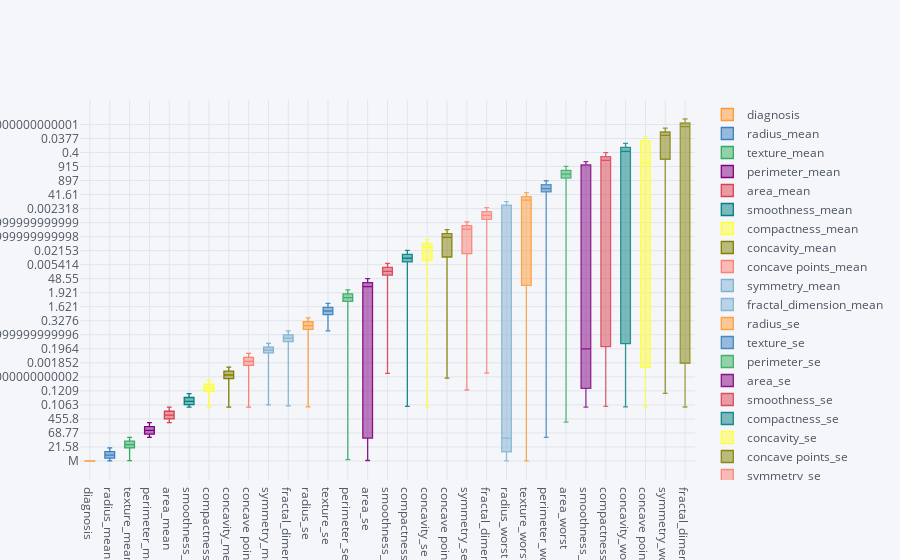

The cell this chart's notebook holds for it:
### Code cell
#Fitting K-SVM
from sklearn.svm import SVC
import pandas as pd
import matplotlib.pyplot as plt
%matplotlib inline
import cufflinks as cf
from plotly.offline import download_plotlyjs, init_notebook_mode, plot,iplot
y=df['diagnosis']
X=df[['radius_mean', 'texture_mean', 'perimeter_mean',
       'area_mean', 'smoothness_mean', 'compactness_mean', 'concavity_mean',
       'concave points_mean', 'symmetry_mean', 'fractal_dimension_mean',
       'radius_se', 'texture_se', 'perimeter_se', 'area_se', 'smoothness_se',
       'compactness_se', 'concavity_se', 'concave points_se', 'symmetry_se',
       'fractal_dimension_se', 'radius_worst', 'texture_worst',
       'perimeter_worst', 'area_worst', 'smoothness_worst',
       'compactness_worst', 'concavity_worst', 'concave points_worst',
       'symmetry_worst', 'fractal_dimension_worst']]
cf.go_offline()
df = pd.read_csv('cancer.csv')
df.replace('?', 99, inplace=True)
df.drop(['id'], 1, inplace=True)
df.head()
df.iplot(kind='box')
classifier = SVC(kernel = 'rbf', random_state = 0)
classifier.fit(X_train, y_train)
accuracy=classifier.score(X_test,y_test)
print(accuracy)
#96.5 Acuracy

### Figure 1 — Plotly figure (JSON) as saved in the notebook; plotly's stock layout.template omitted (floating-point values rounded to 4 significant figures; data arrays with more than 128 entries replaced by an {"elided": "..."} marker saying what was removed)
{"data": [{"boxpoints": false, "line": {"width": 1.3}, "marker": {"color": "rgba(255, 153, 51, 1.0)"}, "name": "diagnosis", "orientation": "v", "type": "box", "uid": "1e9e0160-c3a7-45ca-8a91-36d6a4c05108", "y": {"elided": "569 str values"}}, {"boxpoints": false, "line": {"width": 1.3}, "marker": {"color": "rgba(55, 128, 191, 1.0)"}, "name": "radius_mean", "orientation": "v", "type": "box", "uid": "daadaa6d-ec65-4009-b9b2-03ce8405d267", "y": {"elided": "569 float values"}}, {"boxpoints": false, "line": {"width": 1.3}, "marker": {"color": "rgba(50, 171, 96, 1.0)"}, "name": "texture_mean", "orientation": "v", "type": "box", "uid": "0190b21b-2a7b-41fb-87cc-8999ae10c6bd", "y": {"elided": "569 float values"}}, {"boxpoints": false, "line": {"width": 1.3}, "marker": {"color": "rgba(128, 0, 128, 1.0)"}, "name": "perimeter_mean", "orientation": "v", "type": "box", "uid": "043d7156-c42d-456b-841e-06642f1d9155", "y": {"elided": "569 float values"}}, {"boxpoints": false, "line": {"width": 1.3}, "marker": {"color": "rgba(219, 64, 82, 1.0)"}, "name": "area_mean", "orientation": "v", "type": "box", "uid": "a223aa64-519c-4e22-8888-04801cc30bf8", "y": {"elided": "569 float values"}}, {"boxpoints": false, "line": {"width": 1.3}, "marker": {"color": "rgba(0, 128, 128, 1.0)"}, "name": "smoothness_mean", "orientation": "v", "type": "box", "uid": "08bbc049-10b9-4449-a7cf-79290baa6e94", "y": {"elided": "569 float values"}}, {"boxpoints": false, "line": {"width": 1.3}, "marker": {"color": "rgba(255, 255, 51, 1.0)"}, "name": "compactness_mean", "orientation": "v", "type": "box", "uid": "fb081684-a96c-44d7-a8b5-32c4beae591f", "y": {"elided": "569 float values"}}, {"boxpoints": false, "line": {"width": 1.3}, "marker": {"color": "rgba(128, 128, 0, 1.0)"}, "name": "concavity_mean", "orientation": "v", "type": "box", "uid": "dd643d32-1d2e-458b-a598-814d36b8c2f9", "y": {"elided": "569 float values"}}, {"boxpoints": false, "line": {"width": 1.3}, "marker": {"color": "rgba(251, 128, 114, 1.0)"}, "name": "concave points_mean", "orientation": "v", "type": "box", "uid": "52a928cb-0b76-43b5-8d1b-43978adb384e", "y": {"elided": "569 float values"}}, {"boxpoints": false, "line": {"width": 1.3}, "marker": {"color": "rgba(128, 177, 211, 1.0)"}, "name": "symmetry_mean", "orientation": "v", "type": "box", "uid": "51212541-752c-4bf4-b556-818480152287", "y": {"elided": "569 float values"}}, {"boxpoints": false, "line": {"width": 1.3}, "marker": {"color": "rgba(128, 177, 211, 0.8999999999999999)"}, "name": "fractal_dimension_mean", "orientation": "v", "type": "box", "uid": "aaeea542-96ef-4262-800a-6aa80f7f4fe9", "y": {"elided": "569 float values"}}, {"boxpoints": false, "line": {"width": 1.3}, "marker": {"color": "rgba(255, 153, 51, 0.8999999999999999)"}, "name": "radius_se", "orientation": "v", "type": "box", "uid": "17cf0517-33ac-4488-ba66-7f704bb2c535", "y": {"elided": "569 float values"}}, {"boxpoints": false, "line": {"width": 1.3}, "marker": {"color": "rgba(55, 128, 191, 0.8999999999999999)"}, "name": "texture_se", "orientation": "v", "type": "box", "uid": "76f2c673-2180-4758-84e3-513daba9af10", "y": {"elided": "569 float values"}}, {"boxpoints": false, "line": {"width": 1.3}, "marker": {"color": "rgba(50, 171, 96, 0.8999999999999999)"}, "name": "perimeter_se", "orientation": "v", "type": "box", "uid": "ee4b6856-0773-4d8d-bdbf-35f7e286c4a3", "y": {"elided": "569 float values"}}, {"boxpoints": false, "line": {"width": 1.3}, "marker": {"color": "rgba(128, 0, 128, 0.8999999999999999)"}, "name": "area_se", "orientation": "v", "type": "box", "uid": "f3e61ece-a456-476e-bcac-a2101e9477c4", "y": {"elided": "569 float values"}}, {"boxpoints": false, "line": {"width": 1.3}, "marker": {"color": "rgba(219, 64, 82, 0.8999999999999999)"}, "name": "smoothness_se", "orientation": "v", "type": "box", "uid": "b2456882-a9a1-4129-a933-06d56c9f778b", "y": {"elided": "569 float values"}}, {"boxpoints": false, "line": {"width": 1.3}, "marker": {"color": "rgba(0, 128, 128, 0.8999999999999999)"}, "name": "compactness_se", "orientation": "v", "type": "box", "uid": "9e1316c6-6590-4175-879c-9796b4b52545", "y": {"elided": "569 float values"}}, {"boxpoints": false, "line": {"width": 1.3}, "marker": {"color": "rgba(255, 255, 51, 0.8999999999999999)"}, "name": "concavity_se", "orientation": "v", "type": "box", "uid": "86d0b5d8-7fc3-45d2-a17c-3007e29981b7", "y": {"elided": "569 float values"}}, {"boxpoints": false, "line": {"width": 1.3}, "marker": {"color": "rgba(128, 128, 0, 0.8999999999999999)"}, "name": "concave points_se", "orientation": "v", "type": "box", "uid": "e0795818-f407-41f3-af2a-3cc10db6a525", "y": {"elided": "569 float values"}}, {"boxpoints": false, "line": {"width": 1.3}, "marker": {"color": "rgba(251, 128, 114, 0.8999999999999999)"}, "name": "symmetry_se", "orientation": "v", "type": "box", "uid": "e02ae7b6-5b37-448e-9b4f-7328b5494724", "y": {"elided": "569 float values"}}, {"boxpoints": false, "line": {"width": 1.3}, "marker": {"color": "rgba(251, 128, 114, 0.7999999999999998)"}, "name": "fractal_dimension_se", "orientation": "v", "type": "box", "uid": "69c1859e-e10c-4c4d-8701-f65d913e3321", "y": {"elided": "569 float values"}}, {"boxpoints": false, "line": {"width": 1.3}, "marker": {"color": "rgba(128, 177, 211, 0.7999999999999998)"}, "name": "radius_worst", "orientation": "v", "type": "box", "uid": "1472418a-b59f-40c6-a55d-74fce40e301a", "y": {"elided": "569 float values"}}, {"boxpoints": false, "line": {"width": 1.3}, "marker": {"color": "rgba(255, 153, 51, 0.7999999999999998)"}, "name": "texture_worst", "orientation": "v", "type": "box", "uid": "eda104ce-408e-4ba2-96dc-f0436340efca", "y": {"elided": "569 float values"}}, {"boxpoints": false, "line": {"width": 1.3}, "marker": {"color": "rgba(55, 128, 191, 0.7999999999999998)"}, "name": "perimeter_worst", "orientation": "v", "type": "box", "uid": "591dda1e-0f79-4d7c-8c89-17448ab80eb8", "y": {"elided": "569 float values"}}, {"boxpoints": false, "line": {"width": 1.3}, "marker": {"color": "rgba(50, 171, 96, 0.7999999999999998)"}, "name": "area_worst", "orientation": "v", "type": "box", "uid": "bd7bd83b-44f4-4dd6-a128-8cd6f6148ebf", "y": {"elided": "569 float values"}}, {"boxpoints": false, "line": {"width": 1.3}, "marker": {"color": "rgba(128, 0, 128, 0.7999999999999998)"}, "name": "smoothness_worst", "orientation": "v", "type": "box", "uid": "7f05878a-c532-42c7-ae0d-8c8aab3e075d", "y": {"elided": "569 float values"}}, {"boxpoints": false, "line": {"width": 1.3}, "marker": {"color": "rgba(219, 64, 82, 0.7999999999999998)"}, "name": "compactness_worst", "orientation": "v", "type": "box", "uid": "63088758-3084-4b94-aaeb-3b6a04b42bef", "y": {"elided": "569 float values"}}, {"boxpoints": false, "line": {"width": 1.3}, "marker": {"color": "rgba(0, 128, 128, 0.7999999999999998)"}, "name": "concavity_worst", "orientation": "v", "type": "box", "uid": "59c7ae85-bf3c-401d-aead-a891d1eb2212", "y": {"elided": "569 float values"}}, {"boxpoints": false, "line": {"width": 1.3}, "marker": {"color": "rgba(255, 255, 51, 0.7999999999999998)"}, "name": "concave points_worst", "orientation": "v", "type": "box", "uid": "d23844a6-5ba7-4de1-ab3b-62d5f3d3f0b3", "y": {"elided": "569 float values"}}, {"boxpoints": false, "line": {"width": 1.3}, "marker": {"color": "rgba(128, 128, 0, 0.7999999999999998)"}, "name": "symmetry_worst", "orientation": "v", "type": "box", "uid": "95fa0b70-0b37-4065-9d53-873f8f1adc72", "y": {"elided": "569 float values"}}, {"boxpoints": false, "line": {"width": 1.3}, "marker": {"color": "rgba(128, 128, 0, 0.7)"}, "name": "fractal_dimension_worst", "orientation": "v", "type": "box", "uid": "42a36342-f950-4a34-8730-04f78a452d15", "y": {"elided": "569 float values"}}, {"boxpoints": false, "line": {"width": 1.3}, "marker": {"color": "rgba(251, 128, 114, 0.7)"}, "name": "Unnamed: 32", "orientation": "v", "type": "box", "uid": "518935ee-4b9f-4adf-9250-ced347ccebbd", "y": {"elided": "569 null values"}}], "layout": {"legend": {"bgcolor": "#F5F6F9", "font": {"color": "#4D5663"}}, "paper_bgcolor": "#F5F6F9", "plot_bgcolor": "#F5F6F9", "title": {"font": {"color": "#4D5663"}}, "xaxis": {"gridcolor": "#E1E5ED", "showgrid": true, "tickfont": {"color": "#4D5663"}, "title": {"font": {"color": "#4D5663"}, "text": ""}, "zerolinecolor": "#E1E5ED"}, "yaxis": {"gridcolor": "#E1E5ED", "showgrid": true, "tickfont": {"color": "#4D5663"}, "title": {"font": {"color": "#4D5663"}, "text": ""}, "zerolinecolor": "#E1E5ED"}}}
